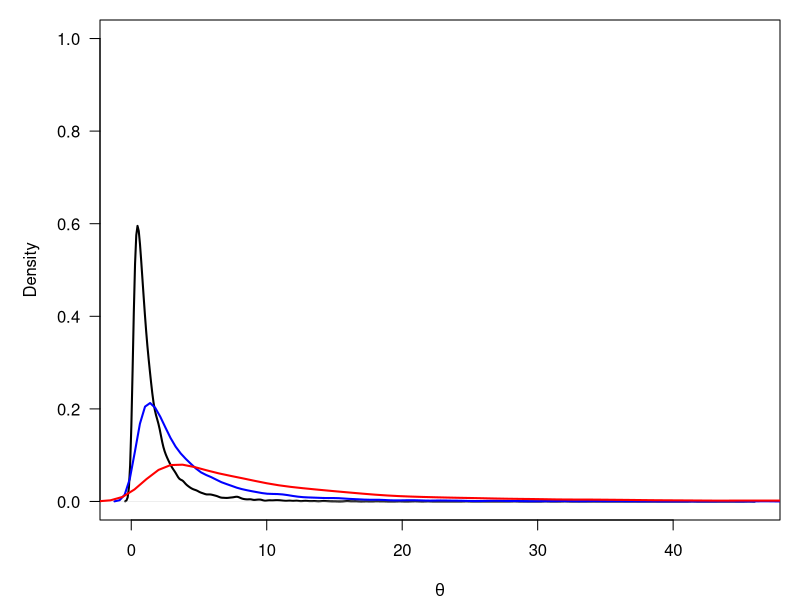
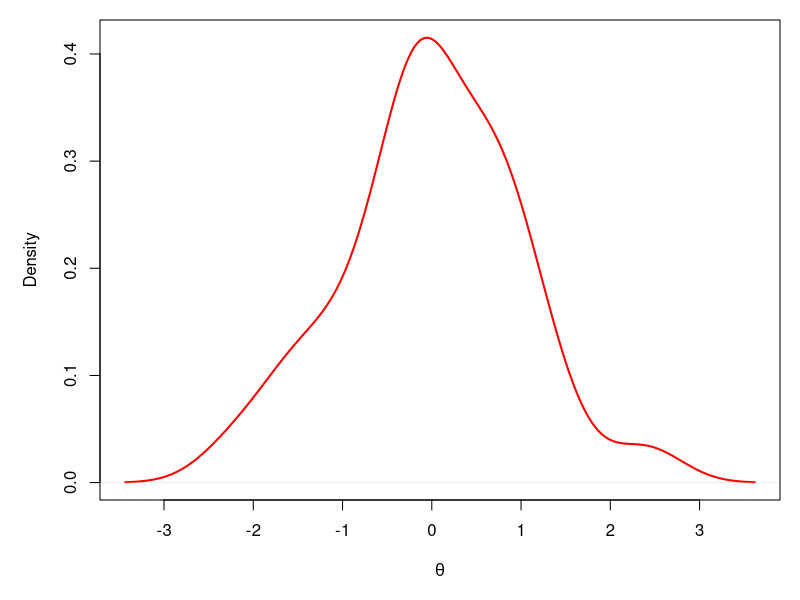
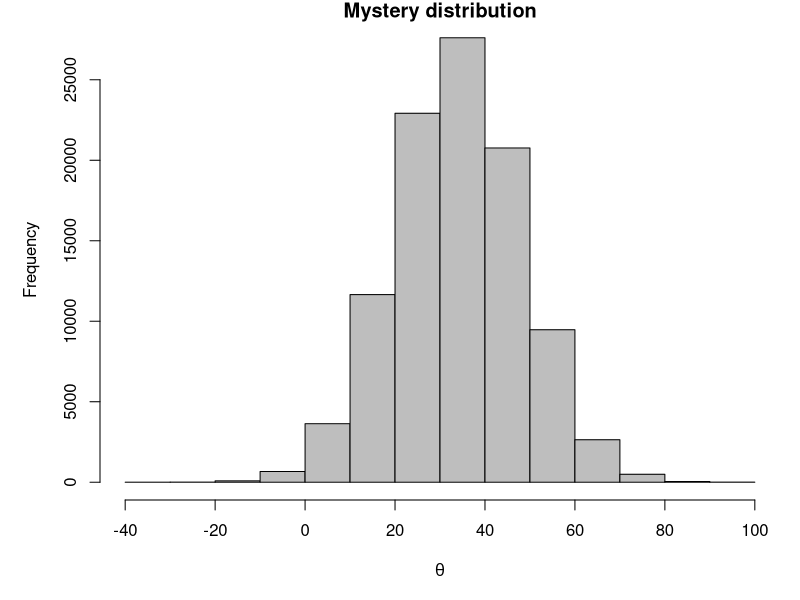
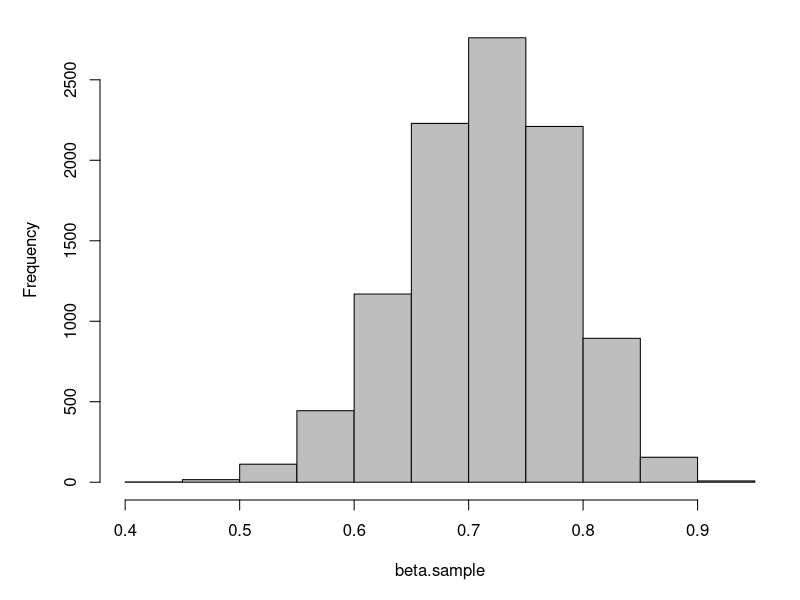

Here is the R script that generated these plots, in order:
## ---- chunk 1

## ---- chunk 2
# Plot the density fucntion for a lognormal
# distribution that has a mean of zero and
# a standard deviation of 1.
  par(mar=c(4,5,1,1))
  plot(density(
    rlnorm(n=1e4, mean=0, sd=1)),
    main='', lwd=2, col='black', 
    xlab=expression(theta), ylim=c(0,1),
    yaxt='n')
  axis(side=2, las=2)

# Now, we can change the parameters to
# change the location and spread
  lines(density(
    rlnorm(n=1e4, mean=1, sd=1)),
    lwd=2, col = 'blue') 
  
  lines(density(
    rlnorm(n=1e4, mean=2, sd=1)),
    lwd=2, col = 'red')  
## ---- chunk 3
ndata <- rnorm(n=30, mean=0, sd=1)
## ---- chunk 4
par(mar=c(5,5,1,1))
plot(density(ndata),
     main='',
     xlab=expression(theta),
     col='red',
     lwd='2')
## ---- chunk 5
hist(rnorm(1e5, mean=34, sd=14), main='Mystery distribution',
     xlab=expression(theta), col='gray')
## ---- chunk 6
# I'll simulate the data for you in another file and you can read in the data
# from a text file like this (just make sure it is in the correct directory):
  dbp <- read.csv('../../data/dbp.txt') 
## ---- chunk 7
# Get a random sample from the beta
beta.sample <- rbeta(n=1e4,
                     shape1=30,
                     shape2=12)

# Plot a histogram
hist(beta.sample, main='', col='gray')
## ---- chunk 8
rbinom(n=10, size=10, prob=0.5)
## ---- chunk 9
rpois(n <- 10, lambda = 10)
## ---- chunk 10
counts2 <- read.csv('../../data/counts2.txt')
